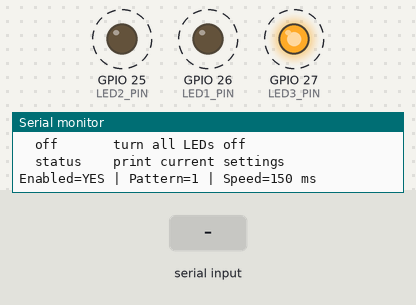
The sketch below on a simulated ESP32. Parts: output pins drawn as LEDs (lit = HIGH), the last lines printed to the serial monitor. Dashed ring = blinking. Inputs (shaded band) come from the test bench. Random numbers use the default seed unless the sketch sets one.

Above: at 1.35 s.
1.8 s: "p 90\n" received over Serial
At 1.95 s:
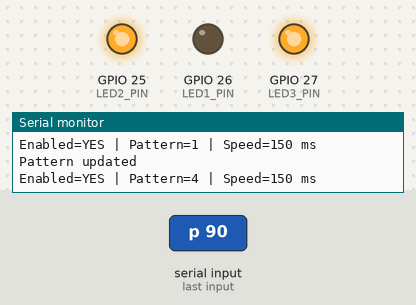
4.8 s: "p ,45\n" received over Serial
At 4.88 s:
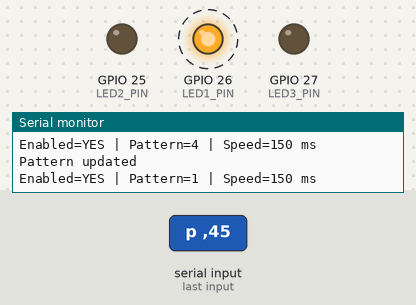
Timing chart, 0 to 16.8 s (numbered marks = the images above; inputs shaded):
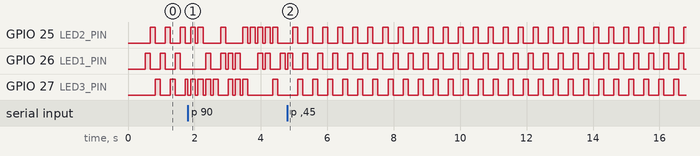

The sketch:

three-led-patterns.ino
```cpp
// 3 LED pattern tester for ESP32.
// Uses the same pins as the stepper test pins.
// Open Serial Monitor at 115200 baud and set line ending to "Newline".

const int LED1_PIN = 26;
const int LED2_PIN = 25;
const int LED3_PIN = 27;

const int ledPins[3] = {LED1_PIN, LED2_PIN, LED3_PIN};

String inputLine = "";
int pattern = 1;
int speedMs = 150;
bool enabled = true;

void allOff() {
  for (int i = 0; i < 3; i++) {
    digitalWrite(ledPins[i], LOW);
  }
}

void setLed(int index) {
  allOff();
  if (index >= 0 && index < 3) {
    digitalWrite(ledPins[index], HIGH);
  }
}

void printHelp() {
  Serial.println();
  Serial.println("Commands:");
  Serial.println("  p 1       chase forward");
  Serial.println("  p 2       bounce");
  Serial.println("  p 3       fill and clear");
  Serial.println("  p 4       sparkle");
  Serial.println("  s 150     speed in milliseconds");
  Serial.println("  on        enable pattern");
  Serial.println("  off       turn all LEDs off");
  Serial.println("  status    print current settings");
  Serial.println();
}

void printStatus() {
  Serial.print("Enabled=");
  Serial.print(enabled ? "YES" : "NO");
  Serial.print(" | Pattern=");
  Serial.print(pattern);
  Serial.print(" | Speed=");
  Serial.print(speedMs);
  Serial.println(" ms");
}

void handleCommand(String cmd) {
  cmd.trim();
  cmd.toLowerCase();
  if (cmd.length() == 0) {
    return;
  }

  if (cmd == "help" || cmd == "h") {
    printHelp();
  } else if (cmd == "status") {
    printStatus();
  } else if (cmd == "on") {
    enabled = true;
    Serial.println("Patterns enabled");
  } else if (cmd == "off") {
    enabled = false;
    allOff();
    Serial.println("LEDs off");
  } else if (cmd.startsWith("p ")) {
    pattern = constrain(cmd.substring(2).toInt(), 1, 4);
    allOff();
    Serial.println("Pattern updated");
  } else if (cmd.startsWith("s ")) {
    speedMs = constrain(cmd.substring(2).toInt(), 30, 2000);
    Serial.println("Speed updated");
  } else {
    Serial.println("Unknown command. Type: help");
  }

  printStatus();
}

void readSerialCommands() {
  while (Serial.available() > 0) {
    char c = (char)Serial.read();
    if (c == '\n' || c == '\r') {
      if (inputLine.length() > 0) {
        handleCommand(inputLine);
        inputLine = "";
      }
    } else {
      inputLine += c;
      if (inputLine.length() > 40) {
        inputLine = "";
        Serial.println("Input too long. Type: help");
      }
    }
  }
}

void waitWithSerial(int ms) {
  uint32_t start = millis();
  while ((uint32_t)(millis() - start) < (uint32_t)ms) {
    readSerialCommands();
    delay(2);
  }
}

void patternChase() {
  for (int i = 0; i < 3 && enabled && pattern == 1; i++) {
    setLed(i);
    waitWithSerial(speedMs);
  }
}

void patternBounce() {
  const int order[4] = {0, 1, 2, 1};
  for (int i = 0; i < 4 && enabled && pattern == 2; i++) {
    setLed(order[i]);
    waitWithSerial(speedMs);
  }
}

void patternFillClear() {
  allOff();
  for (int i = 0; i < 3 && enabled && pattern == 3; i++) {
    digitalWrite(ledPins[i], HIGH);
    waitWithSerial(speedMs);
  }
  for (int i = 2; i >= 0 && enabled && pattern == 3; i--) {
    digitalWrite(ledPins[i], LOW);
    waitWithSerial(speedMs);
  }
}

void patternSparkle() {
  int a = random(0, 3);
  int b = random(0, 3);
  allOff();
  digitalWrite(ledPins[a], HIGH);
  digitalWrite(ledPins[b], HIGH);
  waitWithSerial(speedMs);
  allOff();
  waitWithSerial(max(30, speedMs / 2));
}

void setup() {
  Serial.begin(115200);
  delay(500);

  for (int i = 0; i < 3; i++) {
    pinMode(ledPins[i], OUTPUT);
  }
  allOff();
  randomSeed(esp_random());

  Serial.println("3 LED pattern tester started");
  Serial.println("Pins: LED1=GPIO26, LED2=GPIO25, LED3=GPIO27");
  printHelp();
  printStatus();
}

void loop() {
  readSerialCommands();

  if (!enabled) {
    allOff();
    delay(20);
    return;
  }

  if (pattern == 1) {
    patternChase();
  } else if (pattern == 2) {
    patternBounce();
  } else if (pattern == 3) {
    patternFillClear();
  } else if (pattern == 4) {
    patternSparkle();
  }
}
```

Measured:
- by itself, GPIO 25 (LED2_PIN), GPIO 26 (LED1_PIN), GPIO 27 (LED3_PIN): alternates HIGH for 0.15 s and LOW for 0.30 s
